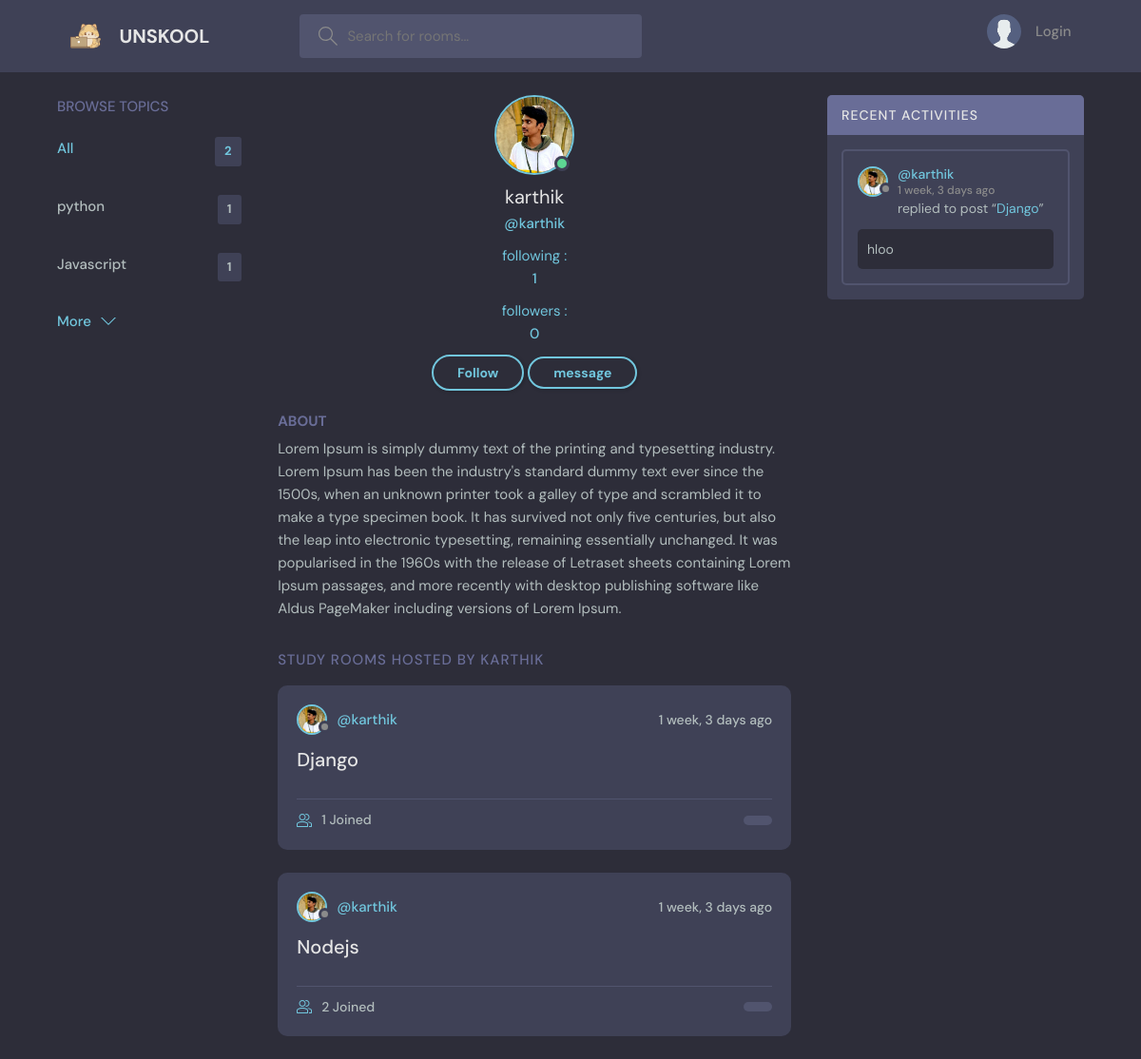
Page /profile_page/1 on the earlier database version.
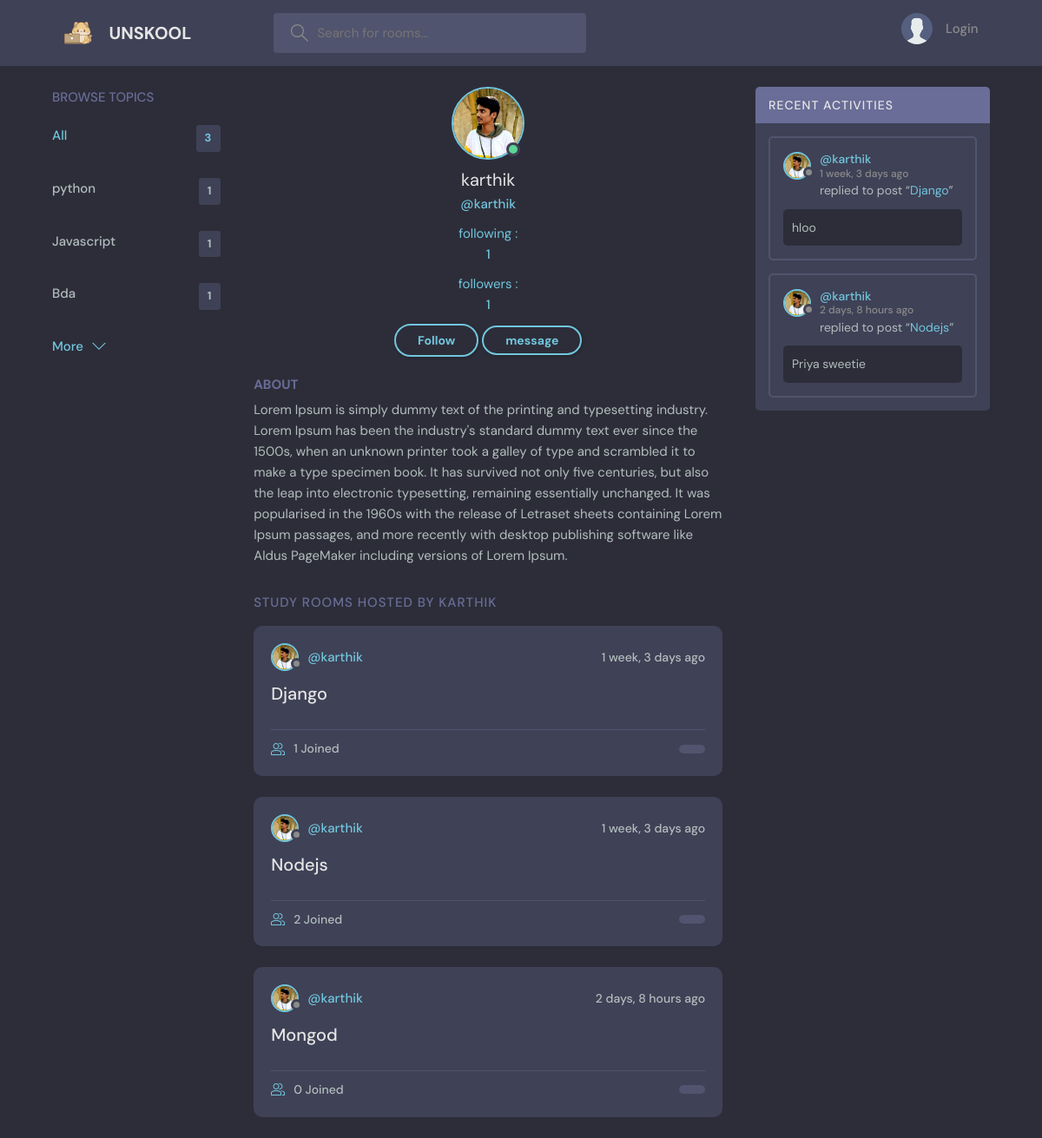
Same page on the later database version.
### shazam/models.py (models this page shows, shortened)
class Topic(models.Model):
    name=models.CharField(max_length=100)

class User(AbstractUser):
    name=models.CharField(max_length=200,null=True)
    following = models.ManyToManyField(
        "self", blank=True, related_name="followers", symmetrical=False
    )
    email=models.EmailField(unique=True,null=True)
    bio=models.TextField(null=True)
    avatar=models.ImageField(null=True,default="avatar.svg")
    USERNAME_FIELD='email'
    REQUIRED_FIELDS=[]

class Room(models.Model):
    Host=models.ForeignKey(User,on_delete=models.SET_NULL,null=True)
    participants=models.ManyToManyField(User,related_name="participants")
    Topic=models.ForeignKey(Topic,on_delete=models.SET_NULL ,null=True)
    name=models.CharField(max_length=50)
    description=models.TextField(null=True)
    created=models.DateTimeField(auto_now_add=True)
    updated=models.DateTimeField(auto_now=True)
    def __str__(self):
        return str(self.name)

class Message (models.Model):
    user=models.ForeignKey(User,on_delete=models.CASCADE)
    room=models.ForeignKey(Room ,on_delete=models.CASCADE)
    body=models.TextField(max_length=100)
    created=models.DateTimeField(auto_now_add=True)
    updated=models.DateTimeField(auto_now=True)

### shazam/views.py (the view)
# urls.py: path('profile_page/<str:pk>',views.profile_page,name='profile_page' ),
def profile_page(request,pk):
    users=User.objects.get(id=pk)
    rooms=users.room_set.all()
    chatboxes=users.message_set.all()
    topics=Topic.objects.all()
    context={'users':users,'rooms':rooms,'chatboxes':chatboxes,'topics':topics}
    return render (request,'shazam/profile_page.html',context)

### shazam/templates/shazam/profile_page.html (shortened to what this page needs)
{% extends 'main.html' %}
{% block content %}
<main class="profile-page layout layout--3">
  <div class="container">
    {% include 'shazam/topic component.html' %}
    <div class="roomList">
      <div class="profile">
        <div class="profile__avatar">
          <div class="avatar avatar--large active">
            <img src="{{users.avatar.url}}" />
          </div>
        </div>
        <div class="profile__info">
          <h3>{{users.name}}</h3>
          <p>@{{users.username}}</p>
          <a href="{% url 'inbox' users.id %}"> following : </a>
          <p> {{ users.followers.count }} </p>
          <a href="{% url 'inbox' users.id %}"> followers : </a>
          <p> {{ users.following.count }} </p>
          <span>{% if users.is_authenticated %}
            {% if request.user != users %}
            {% if user in users.following.all%}
                <a href="{% url 'followToggle' author=users.username  %}" class="btn btn--main btn--pill">Unfollow</a>
              {% else %}
                <a  href="{% url 'followToggle' author=users.username  %}" class="btn btn--main btn--pill"> Follow </a>
            {% endif %}
            {% endif %}
            <button class="btn btn--main btn--pill"><a href="{% url 'inbox' users.id%}">message </a></button>
          {% else %}
            <p class="text-muted"> please, login to follow </p>
          {% endif %}</span>
        </div>
        <div class="profile__about">
          <h3>About</h3>
          <p>
            {{users.bio}}
          </p>
        </div>
      </div>
      <div class="roomList__header">
        <div>
          <h2>Study Rooms Hosted by {{users.username}}
          </h2>
        </div>
      </div>
      {% include 'shazam/room_component.html' %}
    </div>
    {% include 'shazam/activity_component.html' %}
  </div>
</main>
{% endblock content %}

### templates/main.html (shortened to what this page needs)
<!DOCTYPE html>
{% load static %}
<html lang="en">
  <head>
    <link rel="stylesheet" href="{% static 'styles/style.css' %}" />
  </head>
  <body>
    {% include 'nav.html' %}
    {% block content %}
    {% endblock content %}
  </body>
</html>

### templates/nav.html (shortened to what this page needs)
{% load static %}
<header class="header header--loggedIn">
    <div class="container">
      <a href="{% url 'home' %}" class="header__logo">
        <img src="{% static 'images/logo.svg'%}" />
        <h1>UNSKOOL</h1>
      </a>
      <form class="header__search" method="GET" action="{% url 'home' %}">
        <label>
          <input type="text" name="q" placeholder="Search for rooms..." />
        </label>
      </form>
      <nav class="header__menu">
        {% if request.user.is_authenticated%}
        <div class="header__user">
          <a href="{% url 'update-user' %}">
            <div class="avatar avatar--medium active">
              <img src="{{request.user.avatar.url}}" />
            </div>
            <p>{{request.user.username}} <span>{{request.user.username}}</span></p>
          </a>
          <button class="dropdown-button">
            <svg version="1.1" xmlns="http://www.w3.org/2000/svg" width="32" height="32" viewBox="0 0 32 32">
              <title>chevron-down</title>
              <path d="M16 21l-13-13h-3l16 16 16-16h-3l-13 13z"></path>
            </svg>
          </button>
        </div>
        {% else %}
        <a href=" {% url 'login_page' %}">
          <img src="{% static 'images/avatar.svg'%}" />
          <p>Login</p>
        </a>
        {% endif %}
      </nav>
    </div>
  </header>

### shazam/templates/shazam/topic component.html
<div class="topics">
    <div class="topics__header">
        <h2>Browse Topics</h2>
    </div>
    <ul class="topics__list">
        <li>
            <a href="{% url 'home' %}" class="active">All <span>{{topics.count}}</span></a>
        </li>
        {% for topic in topics %}
        <li>
            <a href="{% url 'home' %}?q={{topic.name}}">{{topic.name}}<span>{{topic.room_set.all.count}}</span></a>
        </li>
        {% endfor %}
    </ul>
    <a class="btn btn--link" href="{% url 'topics' %}">
        More
        <svg version="1.1" xmlns="http://www.w3.org/2000/svg" width="32" height="32" viewBox="0 0 32 32">
            <title>chevron-down</title>
            <path d="M16 21l-13-13h-3l16 16 16-16h-3l-13 13z"></path>
        </svg>
    </a>
</div>

### shazam/templates/shazam/room_component.html (shortened to what this page needs)
{% for room in rooms %}
<div class="roomListRoom">
    <div class="roomListRoom__header">
        <a href="{% url 'profile_page' room.Host.id %}" class="roomListRoom__author">
            <div class="avatar avatar--small">
                <img src="{{room.Host.avatar.url}}" />
            </div>
            <span>@{{room.Host.username}}</span>
        </a>
        <div class="roomListRoom__actions">
            <span>{{room.created|timesince}} ago</span>
        </div>
    </div>
    <div class="roomListRoom__content">
        <a href="{% url 'room' room.id %}">{{room.name}}</a>
    </div>
    <div class="roomListRoom__meta">
        <a href="{% url 'room' room.id %}" class="roomListRoom__joined">
            {{room.participants.all.count}} Joined
        </a>
        <p class="roomListRoom__topic">{{room.topic.name}}</p>
    </div>
</div>
{% endfor %}

### shazam/templates/shazam/activity_component.html (shortened to what this page needs)
<div class="activities">
    <div class="activities__header">
        <h2>Recent Activities</h2>
    </div>
    {% for chatbox in chatboxes %}
    <div class="activities__box">
        <div class="activities__boxHeader roomListRoom__header">
            <a href="{% url 'profile_page' chatbox.user.id %}" class="roomListRoom__author">
                <div class="avatar avatar--small">
                    <img src="{{chatbox.user.avatar.url}}" />
                </div>
                <p>
                    @{{chatbox.user.username}}
                    <span>{{chatbox.created|timesince}} ago</span>
                </p>
            </a>
        </div>
        <div class="activities__boxContent">
            <p>replied to post “<a href="{% url 'room' chatbox.room.id %}">{{chatbox.room}}</a>”</p>
            <div class="activities__boxRoomContent">{{chatbox.body}}</div>
        </div>
    </div>
    {% endfor %}

Differences in the rows shown:
added Topic: name "Bda", room_set.all.count "1"
changed User "karthik": following.count "0" → "1"
added Room: Host.avatar (picture), Host.username "karthik", created "2 days, 8 hours", name "Mongod", participants.all.count "0"
added Message: user.avatar (picture), user.username "karthik", created "2 days, 8 hours", room "Nodejs", body "Priya sweetie"
Other differences:
{{ topics.count }}: "2" → "3"
